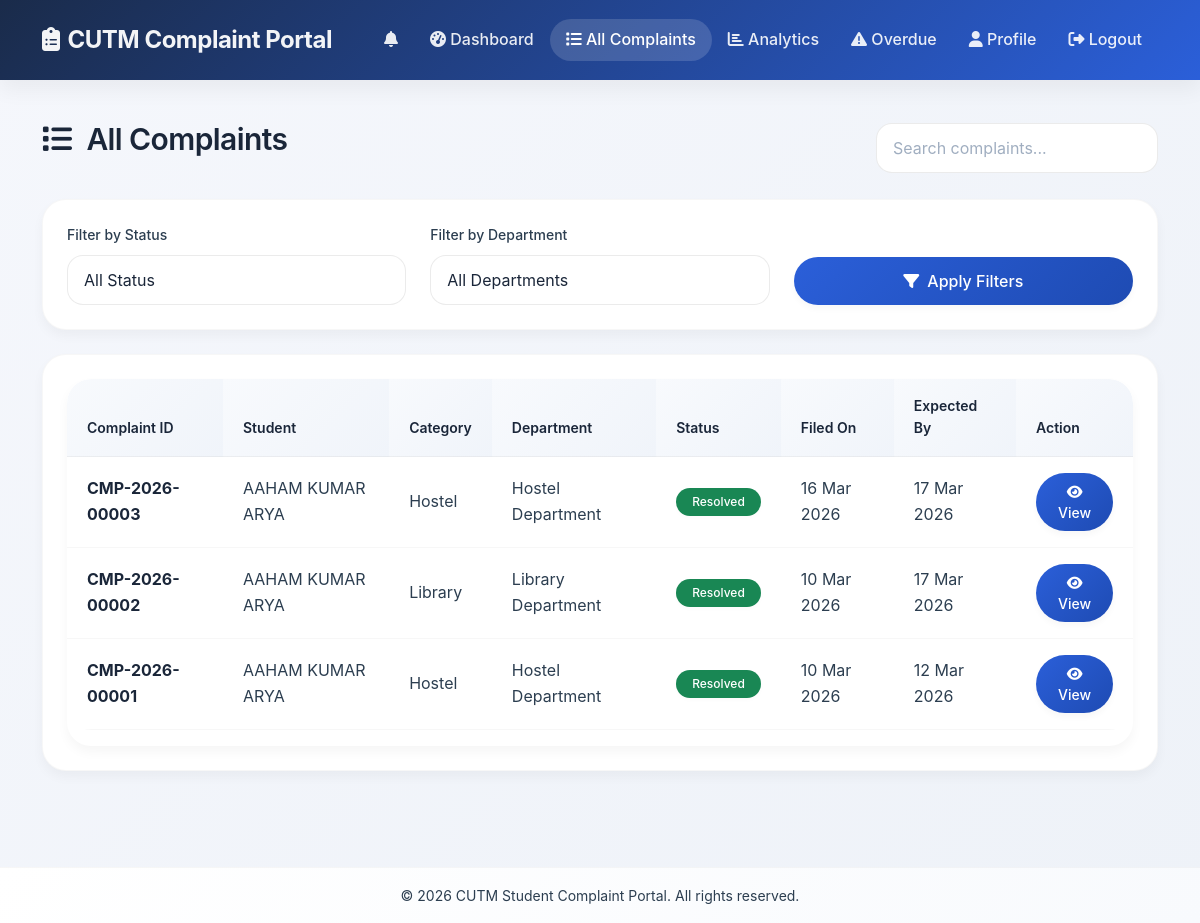
The page /admin/complaints (signed in) on the database its author committed.
### models.py (models this page shows, shortened)
class Complaint(db.Model):
    __tablename__ = 'complaints'
    id = db.Column(db.Integer, primary_key=True)
    complaint_id = db.Column(db.String(50), unique=True, nullable=False)
    student_id = db.Column(db.Integer, db.ForeignKey('users.id'), nullable=False)
    category = db.Column(db.String(50), nullable=False)
    subcategory = db.Column(db.String(100), nullable=False)
    description = db.Column(db.Text, nullable=False)
    location = db.Column(db.String(200), nullable=False)
    image_path = db.Column(db.String(200))
    status = db.Column(db.String(50), default='Pending')
    priority = db.Column(db.String(20), default='Medium')
    assigned_to = db.Column(db.Integer, db.ForeignKey('users.id'), nullable=True)
    assigned_department = db.Column(db.String(100))
    assigned_date = db.Column(db.DateTime)
    estimated_completion_date = db.Column(db.DateTime)
    actual_completion_date = db.Column(db.DateTime)
    created_at = db.Column(db.DateTime, default=datetime.utcnow)
    updated_at = db.Column(db.DateTime, default=datetime.utcnow, onupdate=datetime.utcnow)
    escalated_at = db.Column(db.DateTime)
    escalation_count = db.Column(db.Integer, default=0)
    student = db.relationship('User', back_populates='complaints', foreign_keys=[student_id])
    assigned_staff = db.relationship('User', back_populates='assigned_complaints', foreign_keys=[assigned_to])
    tracking_updates = db.relationship('ComplaintTracking', back_populates='complaint', lazy=True, cascade='all, delete-orphan')
    feedback = db.relationship('Feedback', back_populates='complaint', uselist=False, cascade='all, delete-orphan')
    notifications = db.relationship('Notification', back_populates='complaint', lazy=True, cascade='all, delete-orphan')

class User(UserMixin, db.Model):
    __tablename__ = 'users'
    id = db.Column(db.Integer, primary_key=True)
    registration_no = db.Column(db.String(50), unique=True, nullable=False)
    name = db.Column(db.String(100), nullable=False)
    email = db.Column(db.String(100), unique=True, nullable=False)
    mobile = db.Column(db.String(15), nullable=False)
    program = db.Column(db.String(50), nullable=False)
    branch = db.Column(db.String(50), nullable=False)
    password_hash = db.Column(db.String(200), nullable=False)
    role = db.Column(db.String(20), default='student')  # student, admin, staff
    created_at = db.Column(db.DateTime, default=datetime.utcnow)
    complaints = db.relationship('Complaint', back_populates='student', lazy=True, foreign_keys='Complaint.student_id')
    assigned_complaints = db.relationship('Complaint', back_populates='assigned_staff', lazy=True, foreign_keys='Complaint.assigned_to')
    notifications = db.relationship('Notification', back_populates='user', lazy=True, cascade='all, delete-orphan')

### app.py (the view)
@app.route('/admin/complaints')
@login_required
def admin_complaints():
    if current_user.role != 'admin':
        return redirect(url_for('index'))
    status_filter = request.args.get('status', 'all')
    dept_filter = request.args.get('department', 'all')
    query = Complaint.query
    if status_filter != 'all':
        query = query.filter_by(status=status_filter)
    if dept_filter != 'all':
        query = query.filter_by(assigned_department=dept_filter)
    complaints = query.order_by(Complaint.created_at.desc()).all()
    departments = Department.query.all()
    return render_template('admin/all_complaints.html',
                         complaints=complaints,
                         departments=departments,
                         current_status=status_filter,
                         current_dept=dept_filter,
                         now=datetime.now)

### app.py (called while the page is built)
@login_manager.user_loader
def load_user(user_id):
    return User.query.get(int(user_id))

@app.context_processor
def utility_processor():
    from datetime import datetime
    import pytz
    def ist_time(dt=None):
        if dt is None:
            dt = datetime.utcnow()
        utc = pytz.timezone('UTC')
        ist = pytz.timezone('Asia/Kolkata')
        if dt.tzinfo is None:
            dt = utc.localize(dt)
        ist_dt = dt.astimezone(ist)
        return ist_dt
    def format_ist(dt, format='%d %b %Y, %I:%M %p'):
        """Format datetime in IST"""
        if dt is None:
            return "N/A"
        try:
            ist_dt = ist_time(dt)
            return ist_dt.strftime(format)
        except:
            return str(dt)
    return {
        'now': datetime.now,
        'datetime': datetime,
        'ist_time': ist_time,
        'format_ist': format_ist,
        'current_time': ist_time()
    }

### templates/admin/all_complaints.html (shortened to what this page needs)
{% extends "base.html" %}
{% block content %}
<div class="container">
    <div class="d-flex justify-content-between align-items-center mb-4">
        <h2>
            <i class="fas fa-list me-2"></i>
            All Complaints
        </h2>
        <div>
            <input type="text" id="search-complaint" class="form-control d-inline-block w-auto"
                   placeholder="Search complaints...">
        </div>
    </div>
    <div class="card mb-4">
        <div class="card-body">
            <div class="row">
                <div class="col-md-4">
                    <label class="form-label">Filter by Status</label>
                    <select id="status-filter" class="form-select">
                        <option value="all" {% if current_status == 'all' %}selected{% endif %}>All Status</option>
                    </select>
                </div>
                <div class="col-md-4">
                    <label class="form-label">Filter by Department</label>
                    <select id="dept-filter" class="form-select">
                        <option value="all" {% if current_dept == 'all' %}selected{% endif %}>All Departments</option>
                    </select>
                </div>
                <div class="col-md-4 d-flex align-items-end">
                    <button onclick="applyFilters()" class="btn btn-primary w-100">
                        <i class="fas fa-filter me-2"></i>Apply Filters
                    </button>
                </div>
            </div>
        </div>
    </div>
    <div class="card">
        <div class="card-body">
            <div class="table-responsive">
                <table class="table table-hover">
                    <thead>
                        <tr>
                            <th>Complaint ID</th>
                            <th>Student</th>
                            <th>Category</th>
                            <th>Department</th>
                            <th>Status</th>
                            <th>Filed On</th>
                            <th>Expected By</th>
                            <th>Action</th>
                        </tr>
                    </thead>
                    <tbody>
                        {% for complaint in complaints %}
                        <tr class="complaint-row"
                            data-status="{{ complaint.status }}"
                            data-department="{{ complaint.assigned_department }}">
                            <td>
                                <strong>{{ complaint.complaint_id }}</strong>
                            </td>
                            <td>{{ complaint.student.name }}</td>
                            <td>{{ complaint.category }}</td>
                            <td>{{ complaint.assigned_department or 'Not Assigned' }}</td>
                            <td>
                                {% if complaint.status == 'Resolved' %}
                                    <span class="badge bg-success">{{ complaint.status }}</span>
                                {% elif complaint.status == 'Rejected' %}
                                    <span class="badge bg-danger">{{ complaint.status }}</span>
                                {% elif complaint.status == 'Escalated' %}
                                    <span class="badge bg-warning">{{ complaint.status }}</span>
                                {% elif complaint.status in ['Assigned', 'Under Review', 'Work in Progress'] %}
                                    <span class="badge bg-primary">{{ complaint.status }}</span>
                                {% else %}
                                    <span class="badge bg-secondary">{{ complaint.status }}</span>
                                {% endif %}
                            </td>
                            <td>{{ complaint.created_at.strftime('%d %b %Y') }}</td>
                            <td>
                                {% if complaint.estimated_completion_date %}
                                    {{ complaint.estimated_completion_date.strftime('%d %b %Y') }}
                                {% else %}
                                    -
                                {% endif %}
                            </td>
                            <td>
                                <a href="{{ url_for('admin_view_complaint', complaint_id=complaint.id) }}"
                                   class="btn btn-sm btn-primary">
                                    <i class="fas fa-eye"></i> View
                                </a>
                            </td>
                        </tr>
                        {% endfor %}
                    </tbody>
                </table>
            </div>
        </div>
    </div>
</div>
{% endblock %}

### rows shown on the page
Complaint: complaint_id "CMP-2026-00003", student.name "AAHAM KUMAR ARYA", category "Hostel", assigned_department "Hostel Department", status "Resolved", created_at "16 Mar 2026", estimated_completion_date "17 Mar 2026"
Complaint: complaint_id "CMP-2026-00002", student.name "AAHAM KUMAR ARYA", category "Library", assigned_department "Library Department", status "Resolved", created_at "10 Mar 2026", estimated_completion_date "17 Mar 2026"
Complaint: complaint_id "CMP-2026-00001", student.name "AAHAM KUMAR ARYA", category "Hostel", assigned_department "Hostel Department", status "Resolved", created_at "10 Mar 2026", estimated_completion_date "12 Mar 2026"
